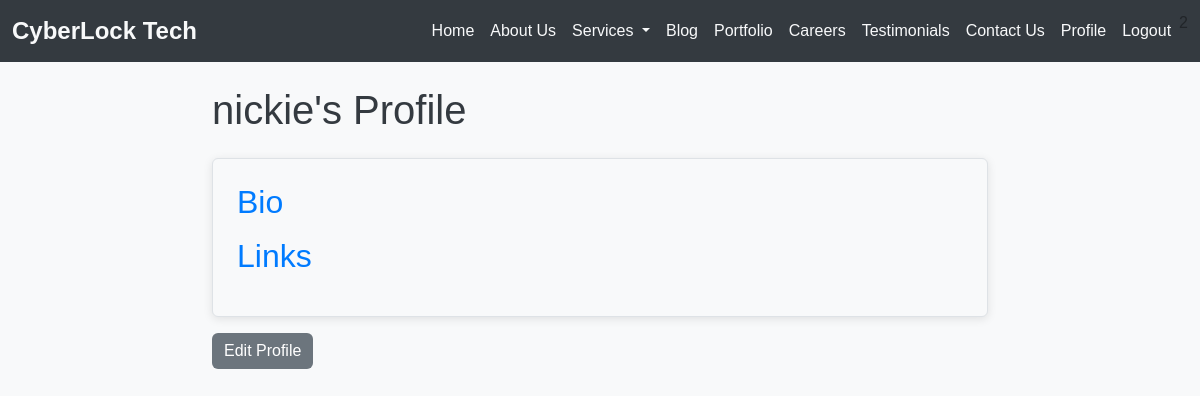
/profile/ (signed in), run on an earlier commit of the app's database.
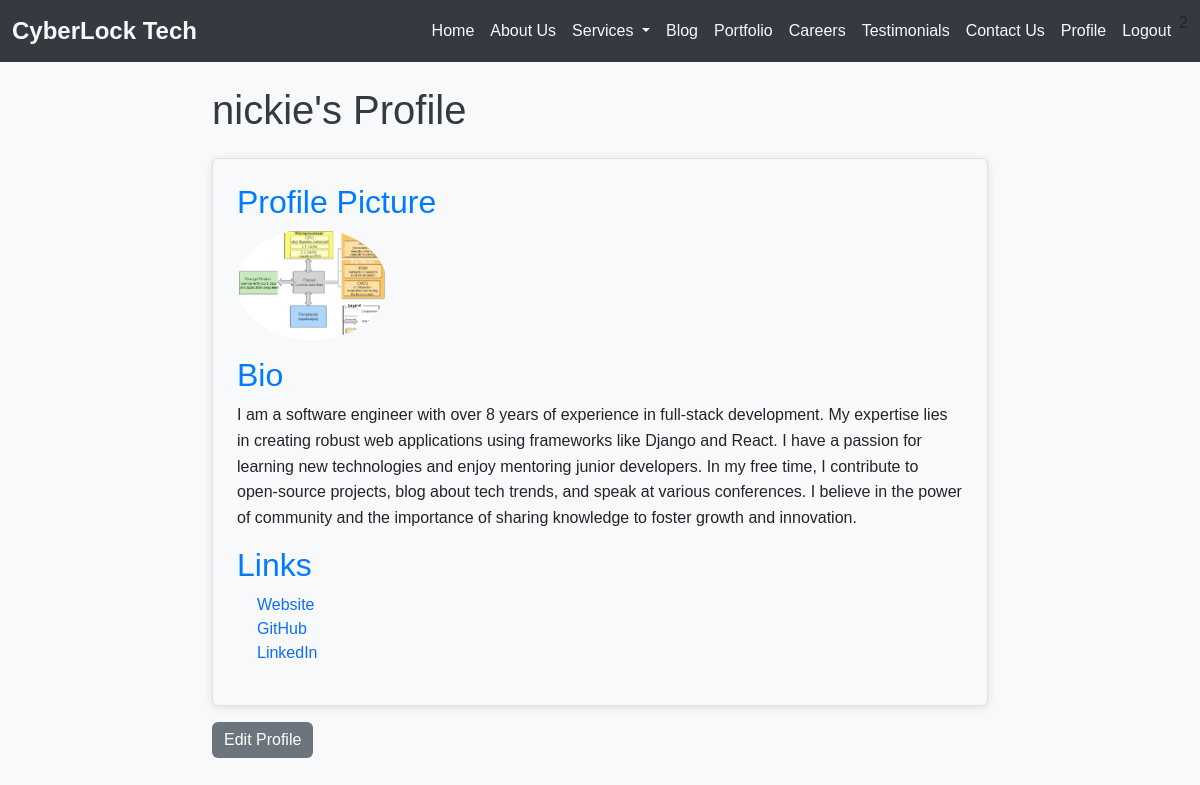
And on a later commit of the database.
### coreapp/models.py (models this page shows, shortened)
class Profile(models.Model):
    user = models.OneToOneField(User, on_delete=models.CASCADE)
    bio = models.TextField(max_length=500, blank=True)
    profile_picture = models.ImageField(upload_to='profile_pictures/', blank=True)
    website = models.URLField(blank=True, validators=[URLValidator()])
    github = models.URLField(blank=True, validators=[URLValidator()])
    linkedin = models.URLField(blank=True, validators=[URLValidator()])

### coreapp/views.py (the view)
# urls.py: path('profile/', views.user_profile, name='user_profile'),
@login_required
def user_profile(request):
    profile = get_object_or_404(Profile, user=request.user)
    return render(request, 'profile.html', {'profile': profile})

### templates/profile.html
{% load static %}
{% include 'base.html' %}
{% block content %}
<link rel="stylesheet" href="{% static 'css/profile.css' %}">
  <div class="container mt-4">
    <h1 class="mb-4">{{ profile.user.username }}'s Profile</h1>
    <div class="profile-info border p-4 rounded bg-light">
      {% if profile.profile_picture %}
        <h2>Profile Picture</h2>
        <img src="{{ profile.profile_picture.url }}" alt="Profile Picture" class="img-fluid mb-3 rounded-circle" style="max-width: 150px;" />
      {% endif %}
      <h2>Bio</h2>
      <p>{{ profile.bio }}</p>
      <h2>Links</h2>
      <ul class="list-unstyled">
        {% if profile.website %}
          <li><a href="{{ profile.website }}" target="_blank" class="link-primary">Website</a></li>
        {% endif %}
        {% if profile.github %}
          <li><a href="{{ profile.github }}" target="_blank" class="link-primary">GitHub</a></li>
        {% endif %}
        {% if profile.linkedin %}
          <li><a href="{{ profile.linkedin }}" target="_blank" class="link-primary">LinkedIn</a></li>
        {% endif %}
      </ul>
    </div>
    <a href="{% url 'edit_profile' %}" class="btn btn-secondary mt-3">Edit Profile</a>
  </div>
{% endblock %}

### templates/base.html (shortened to what this page needs)
{% load static %}
<!DOCTYPE html>
<html lang="en">
<head>
    <link href="https://cdn.jsdelivr.net/npm/bootstrap@5.3.0-alpha1/dist/css/bootstrap.min.css" rel="stylesheet">
    <link rel="stylesheet" href="{% static 'css/base.css' %}">
</head>
<body>
    <nav class="navbar navbar-expand-lg navbar-light bg-light">
        <div class="container-fluid">
            <a class="navbar-brand" href="{% url 'home' %}">CyberLock Tech</a>
            <div class="collapse navbar-collapse" id="navbarNav">
                <ul class="navbar-nav ms-auto">
                    <li class="nav-item">
                        <a class="nav-link" href="{% url 'home' %}">Home</a>
                    </li>
                    <li class="nav-item">
                        <a class="nav-link" href="{% url 'about' %}">About Us</a>
                    </li>
                    <li class="nav-item dropdown">
                        <a class="nav-link dropdown-toggle" href="#" id="servicesDropdown" role="button" data-bs-toggle="dropdown" aria-expanded="false">
                            Services
                        </a>
                    </li>
                    <li class="nav-item">
                        <a class="nav-link" href="{% url 'blog_list' %}">Blog</a>
                    </li>
                    <li class="nav-item">
                        <a class="nav-link" href="{% url 'portfolio' %}">Portfolio</a>
                    </li>
                    <li class="nav-item">
                        <a class="nav-link" href="{% url 'job_list' %}">Careers</a>
                    </li>
                    <li class="nav-item">
                        <a class="nav-link" href="{% url 'testimonial_list' %}">Testimonials</a>
                    </li>
                    {% if user.is_authenticated %}
                    <li class="nav-item">
                        <a class="nav-link" href="{% url 'contact_form' %}">Contact Us</a>
                    <li class="nav-item">
                        <a class="nav-link" href="{% url 'user_profile' %}">Profile</a>
                    </li>
                    <li class="name-item">
                        <a class="nav-link" href="{% url 'user_logout' %}">Logout</a>
                    </li>
2
                    {% endif %}
                </ul>
            </div>
        </div>
    </nav>
</body>
</html>

### static/css/base.css (style rules this page uses)
.navbar { background-color: #343a40 !important; }
.navbar-brand, .nav-link { color: #f8f9fa !important; }
.navbar-brand { font-weight: bold; font-size: 1.5rem; }
body { font-family: 'Arial', sans-serif; background-color: #f4f4f9; }

### static/css/profile.css (style rules this page uses)
body { font-family: Arial, sans-serif; background-color: #f8f9fa; }
.container { margin-top: 30px; max-width: 800px; }
h1 { color: #343a40; }
.profile-info { background-color: #ffffff; box-shadow: 0 2px 10px rgba(0, 0, 0, 0.1); }
.profile-info h2 { color: #007bff; }
.profile-info p { line-height: 1.6; }
.profile-info ul { padding-left: 20px; }
.profile-info a { text-decoration: none; }
.btn-secondary { background-color: #6c757d; border: none; }

What changed in the data, as far as the page shows it:
changed Profile "nickie": profile_picture: picture added; bio (not shown) → "I am a software engineer with over 8 years of experience in full-stack development. My expertise lies in creating robust web applications using frameworks like Django and React. I have a passion for learning new technologies and enjoy mentoring junior developers. In my free time, I contribute to open-source projects, blog about tech trends, and speak at various conferences. I believe in the power of community and the importance of sharing knowledge to foster growth and innovation."
Also different on the page:
text now shown: "Profile Picture Website GitHub LinkedIn"
